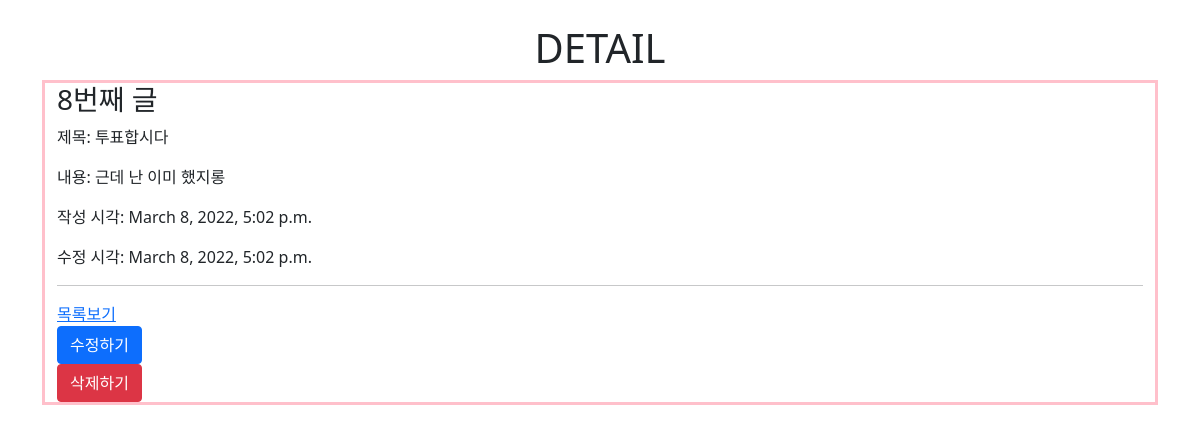
/articles/8/, run on the app's committed database.
### articles/models.py (models this page shows, shortened)
class Article(models.Model):
    title = models.CharField(max_length=30)
    content = models.TextField()
    created_at = models.DateTimeField(auto_now_add=True)
    updated_at = models.DateTimeField(auto_now=True)

### articles/views.py (the view)
# urls.py: path('<int:pk>/', views.detail, name="detail"),
def detail(request, pk):
    article = Article.objects.get(pk=pk)
    context = {
        'article': article
    }
    return render(request, 'articles/detail.html', context)

### articles/templates/articles/detail.html (shortened to what this page needs)
{% extends 'base.html' %}
{% block title %}
<h1 class="text-center">DETAIL</h1>
{% endblock title %}
{% block content %}
<h3>{{ article.id }}번째 글</h3>
<p>제목: {{ article.title }}</p>
<p>내용: {{ article.content }}</p>
<p>작성 시각: {{ article.created_at }}</p>
<p>수정 시각: {{ article.updated_at }}</p>
<hr>
<a href="{% url 'articles:index' %}">목록보기</a><br>
<a href="{% url 'articles:edit' article.pk %}" class="btn btn-primary">수정하기</a>
<form action="{% url 'articles:delete' article.pk %}" method="POST">
  <button class="btn btn-danger">삭제하기</button>
</form>
{% endblock content %}

### data on the page
Article: id "8", title "투표합시다", content "근데 난 이미 했지롱", created_at "March 8, 2022, 5:02 p.m.", updated_at "March 8, 2022, 5:02 p.m."
